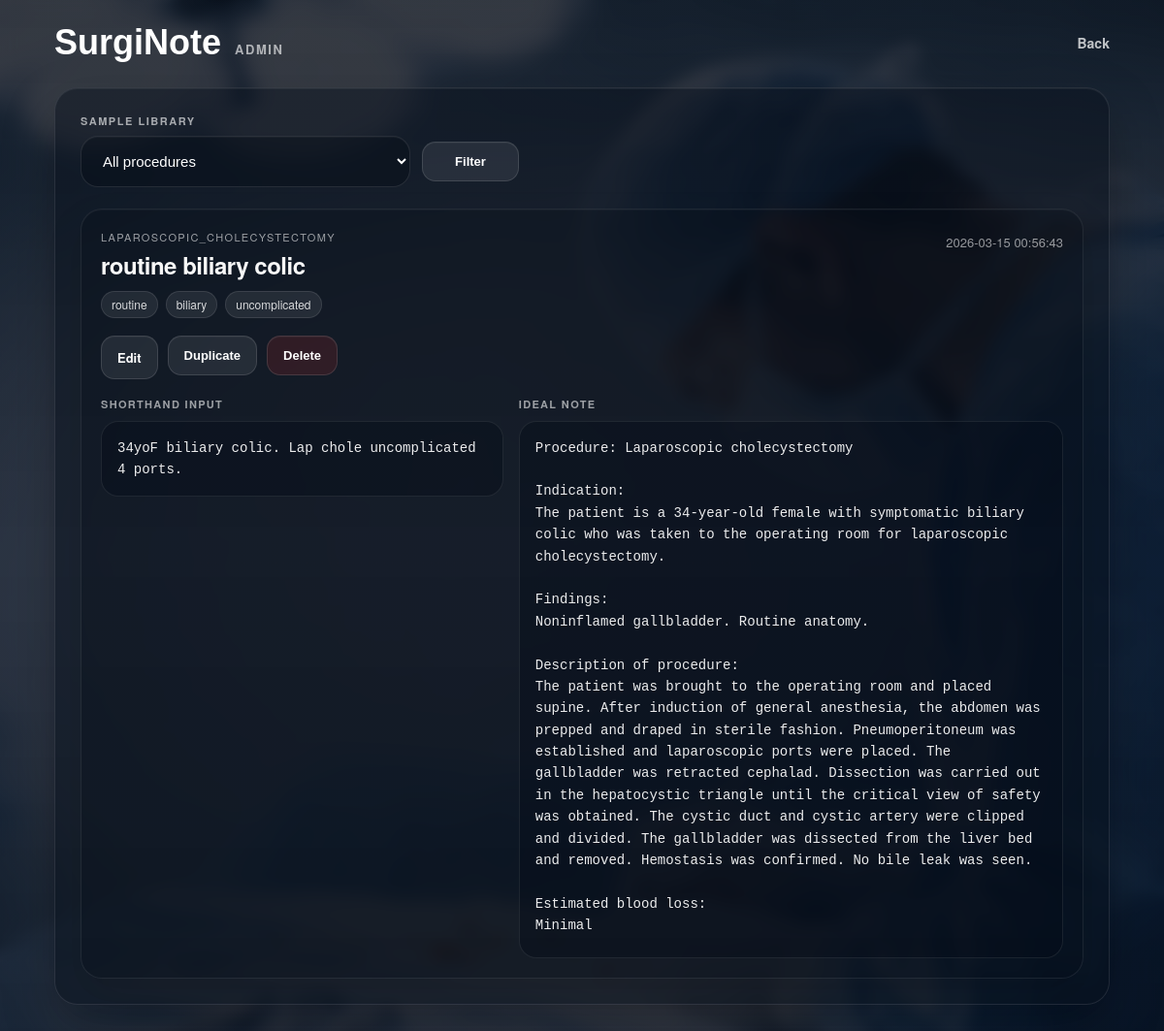
The app's page /admin/sample-library (signed in) with its own data.
### tables this page shows
CREATE TABLE procedure_samples (
        id INTEGER PRIMARY KEY AUTOINCREMENT,
        procedure TEXT NOT NULL,
        title TEXT,
        shorthand_input TEXT NOT NULL,
        ideal_note TEXT NOT NULL,
        tags TEXT,
        created_at TIMESTAMP DEFAULT CURRENT_TIMESTAMP
    );

### app.py (the view)
@app.route("/admin/sample-library")
@require_admin_auth
def sample_library():
    procedure_filter = (request.args.get("procedure") or "").strip()
    conn = get_conn()
    cur = conn.cursor()
    if procedure_filter:
        cur.execute(
            """
            SELECT id, procedure, title, shorthand_input, ideal_note, tags, created_at
            FROM procedure_samples
            WHERE procedure = ?
            ORDER BY created_at DESC
            """,
            (procedure_filter,)
        )
    else:
        cur.execute(
            """
            SELECT id, procedure, title, shorthand_input, ideal_note, tags, created_at
            FROM procedure_samples
            ORDER BY created_at DESC
            """
        )
    rows = cur.fetchall()
    cur.execute("""
        SELECT DISTINCT procedure
        FROM procedure_samples
        WHERE procedure IS NOT NULL AND procedure != ''
        ORDER BY procedure ASC
    """)
    procedures = cur.fetchall()
    conn.close()
    return render_template(
        "sample_library.html",
        samples=rows,
        procedures=procedures,
        selected_procedure=procedure_filter
    )

### app.py (called while the page is built)
def require_admin_auth(f):
    @wraps(f)
    def decorated(*args, **kwargs):
        if session.get("admin_authed"):
            return f(*args, **kwargs)
        return redirect(url_for("admin_login"))
    return decorated

### db.py (called while the page is built)
def get_conn():
    conn = sqlite3.connect(DB_PATH)
    conn.row_factory = sqlite3.Row
    return conn

### templates/sample_library.html (shortened to what this page needs)
<!DOCTYPE html>
<html>
<head>
  <link rel="stylesheet" href="/static/style.css" />
</head>
<body class="app-page">
  <div class="app-overlay">
    <main class="app-shell">
      <header class="app-header">
        <div class="app-brand">
          <div class="app-logo">SurgiNote</div>
          <div class="app-product-tag">Admin</div>
        </div>
        <a href="/admin" class="app-logout">Back</a>
      </header>
      <section class="app-card sample-library-shell">
        <div class="card-label">Sample library</div>
        <form method="GET" class="sample-filter-row">
          <select name="procedure" class="app-select sample-filter-select">
            <option value="">All procedures</option>
          </select>
          <button type="submit" class="secondary-action sample-filter-button">Filter</button>
        </form>
        {% if samples and samples|length > 0 %}
          <div class="sample-library-list">
            {% for row in samples %}
              <article class="sample-library-card">
                <div class="sample-library-top">
                  <div class="sample-library-top-left">
                    <div class="sample-library-procedure">{{ row["procedure"] }}</div>
                    <h2 class="sample-library-title">
                      {{ row["title"] if row["title"] else "Untitled sample" }}
                    </h2>
                  </div>
                  <div class="sample-library-top-right">
                    <div class="sample-library-date">{{ row["created_at"] }}</div>
                  </div>
                </div>
                {% if row["tags"] %}
                  <div class="sample-library-tags-row">
                    {% for tag in row["tags"].split(",") %}
                      {% if tag.strip() %}
                        <span class="sample-tag-pill">{{ tag.strip() }}</span>
                      {% endif %}
                    {% endfor %}
                  </div>
                {% endif %}
                <div class="sample-library-actions">
                  <a href="/admin/sample-library/{{ row['id'] }}/edit" class="secondary-action admin-link-button">Edit</a>
                  <form method="POST" action="/admin/sample-library/{{ row['id'] }}/duplicate" class="inline-action-form">
                    <button type="submit" class="secondary-action">Duplicate</button>
                  </form>
                  <form method="POST" action="/admin/sample-library/{{ row['id'] }}/delete" class="inline-action-form" onsubmit="return confirm('Delete this sample?');">
                    <button type="submit" class="secondary-action destructive-action">Delete</button>
                  </form>
                </div>
                <div class="sample-library-columns">
                  <section class="sample-library-panel">
                    <div class="sample-panel-label">Shorthand input</div>
                    <div class="sample-panel-body sample-panel-body-short">
                      <pre class="sample-panel-pre">{{ row["shorthand_input"] }}</pre>
                    </div>
                  </section>
                  <section class="sample-library-panel">
                    <div class="sample-panel-label">Ideal note</div>
                    <div class="sample-panel-body sample-panel-body-note">
                      <pre class="sample-panel-pre">{{ row["ideal_note"] }}</pre>
                    </div>
                  </section>
                </div>
              </article>
            {% endfor %}
          </div>
        {% else %}
          <div class="structured-empty">No samples saved yet.</div>
        {% endif %}
      </section>
    </main>
  </div>
</body>
</html>

### records on screen
procedure_samples: procedure "LAPAROSCOPIC_CHOLECYSTECTOMY", title "routine biliary colic", created_at "2026-03-15 00:56:43", strip "routine" "biliary" "uncomplicated", shorthand_input "34yoF biliary colic. Lap chole uncomplicated 4 ports.", ideal_note "Procedure: Laparoscopic cholecystectomy Indication: The patient is a 34-year-old female with symptomatic biliary colic who was taken to the operating room for laparoscopic cholecystectomy. Findings: Noninflamed gallbladder. Routine anatomy. Description of procedure: The patient was brought to the operating room and placed supine. After induction of general anesthesia, the abdomen was prepped and draped in sterile fashion. Pneumoperitoneum was established and laparoscopic ports were placed. The gallbladder was retracted cephalad. Dissection was carried out in the hepatocystic triangle until the critical view of safety was obtained. The cystic duct and cystic artery were clipped and divided.…"
